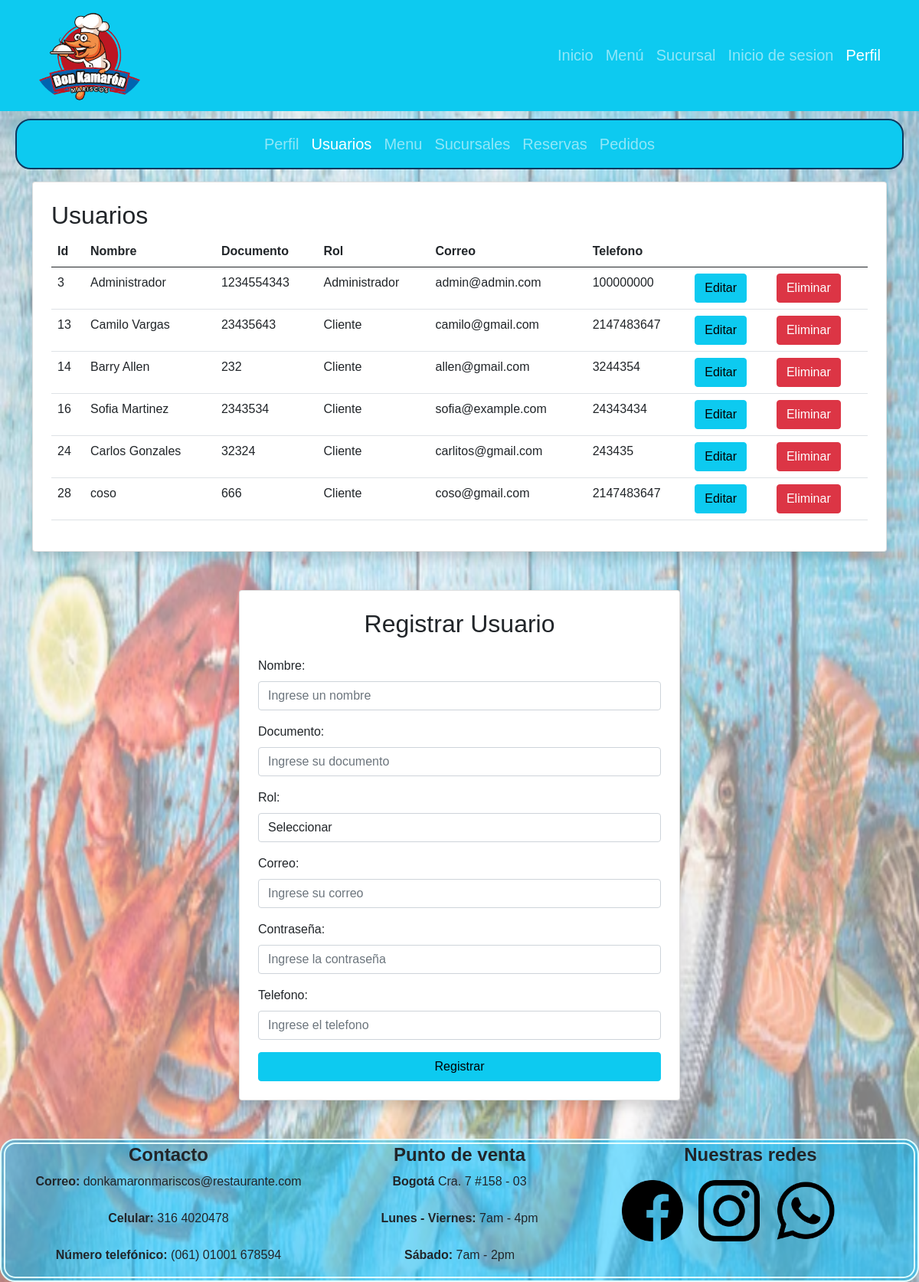
/vista/panel_usuarios.php, run on an earlier commit of the app's database.
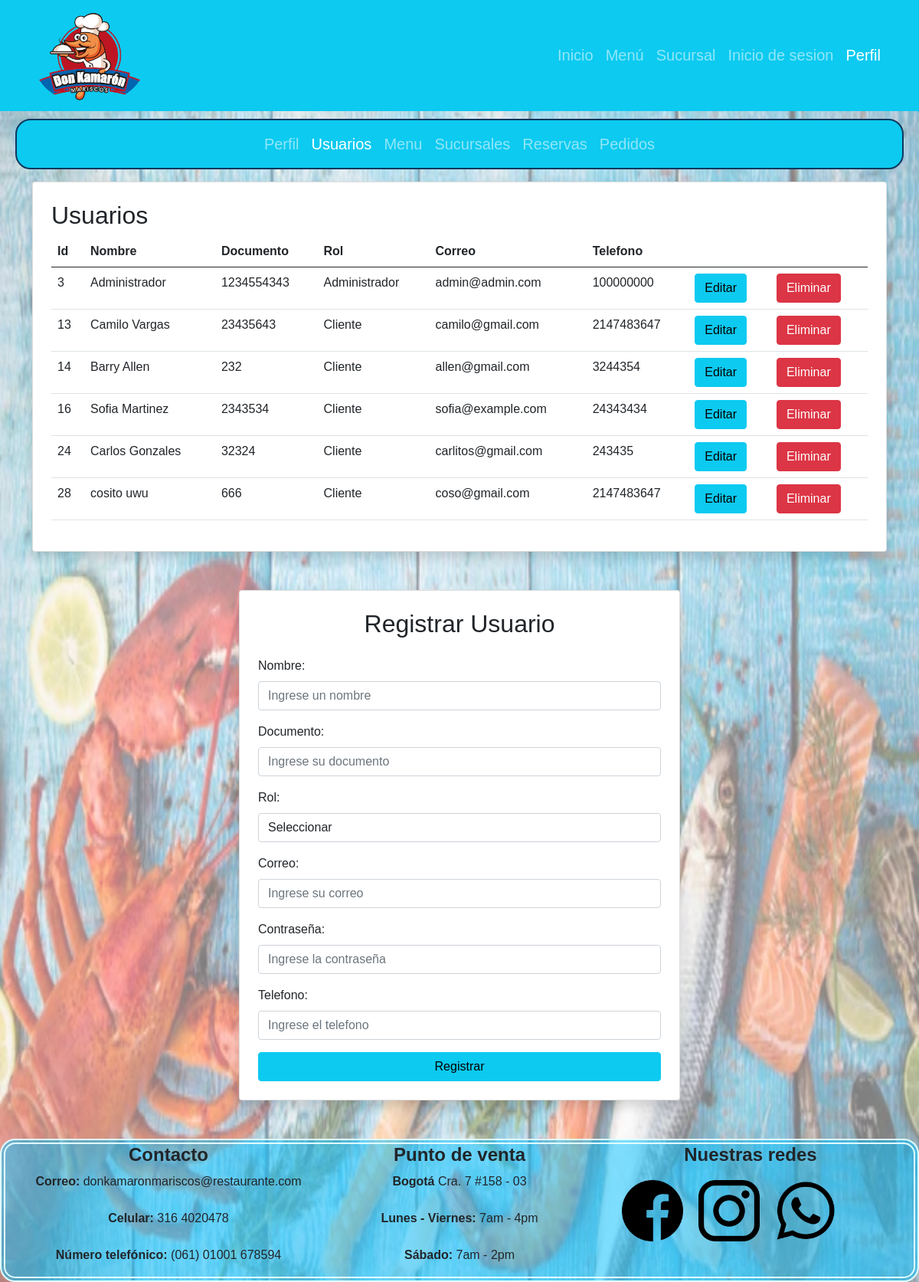
And on a later commit of the database.
### tables this page shows
CREATE TABLE `usuario` (
  `id_usuario` int(5) NOT NULL,
  `rol` varchar(20) DEFAULT NULL,
  `nombres` varchar(40) DEFAULT NULL,
  `documento` int(10) DEFAULT NULL,
  `telefono` int(10) DEFAULT NULL,
  `Correo` varchar(40) DEFAULT NULL,
  `contrasena` varchar(255) DEFAULT NULL
);

### configuracion/conexion.php (called while the page is built, shortened)
<?php
class Database{
    private static $host = "localhost";
    private static $user_name = "root";
    private static $db_name = "don_camaron";
    private static $password = "";
    private static $charset = "utf8mb4";
    private static $pdo = null;
    public static function connect(){
        if(self::$pdo === null){
            try{
                 $dn = "mysql:host=" . self::$host . ";dbname=" . self::$db_name . ";charset=" . self::$charset;
                self::$pdo = new PDO($dn, self::$user_name, self::$password);
                self::$pdo -> setAttribute(PDO::ATTR_ERRMODE, PDO::ERRMODE_EXCEPTION);
            }
            catch(PDOException $e){
                die("Error de conexion: " .$e -> getMessage());
            }
        }
        return self::$pdo;
    }
}
?>

### controlador/usuario_controlador.php (called while the page is built, shortened)
<?php
require_once "../configuracion/conexion.php";
require_once "../modelo/usuario.php";
Class Usuario_controlador{
    public function obtener_usuarios(){
        $usuario = new Usuario();
        return $usuario->listar_usuarios();
    }
}
?>

### modelo/usuario.php (called while the page is built, shortened)
<?php
require_once "../configuracion/conexion.php";
class Usuario{
    private $db;
    public function __construct() {
       $this -> db = Database::connect();
    }
    public function listar_usuarios() {
        $sql = "SELECT * FROM usuario";
        $stmt = $this->db->prepare($sql);
        $stmt->execute();
        $resu = $stmt->fetchAll(PDO::FETCH_ASSOC);
        return $resu;
    }
}
?>

### vista/panel_usuarios.php (the view, shortened to what the changed rows need)
<!DOCTYPE html>
<html lang="en">
<head>
    <link rel="stylesheet" href="./bootstrap-5.0.2-dist/css/bootstrap.min.css">
    <link rel="stylesheet" href="./css/style.css">
</head>
<body>
    <div class="container mt-3 mb-4">
        <div class="card shadow p-4">
            <h2>Usuarios</h2>
            <table class="table table-hover">
                <thead>
                    <tr>
                    <th>Id</th>
                    <th>Nombre</th>
                    <th>Documento</th>
                    <th>Rol</th>
                    <th>Correo</th>
                    <th>Telefono</th>
                    <th></th>
                    <th></th>
                </tr>
                </thead>
                <tbody>
                    <?php
                        require_once "../controlador/usuario_controlador.php";
                        $usuario_controlador = new Usuario_controlador();
                        $lista_usuarios = $usuario_controlador->obtener_usuarios();
                        foreach($lista_usuarios as $u){
                            echo "
                                <tr>
                                    <td>{$u['id_usuario']}</td>
                                    <td>{$u['nombres']}</td>
                                    <td>{$u['documento']}</td>
                                    <td>{$u['rol']}</td>
                                    <td>{$u['Correo']}</td>
                                    <td>{$u['telefono']}</td>
                                    <td>
                                    <a href='./editar_usuario.php?id_usuario={$u['id_usuario']}' class='btn btn-info'>Editar</a>
                                    </td>
                                    <td>
                                        <form action='../controlador/acciones_usuario.php?accion=eliminar'      method='POST' style='display:inline;'>
                                            <input type='hidden' name='id_usuario' value='{$u['id_usuario']}'>
                                            <button type='submit' class='btn btn-danger' onclick='return confirmarEliminar()'>Eliminar</button>
                                        </form>
                                    </td>
                                </tr>
                            ";
                        }
                    ?>
                </tbody>
            </table>
        </div>
    </div>
    <div class="container contact-container">
        <div class="card shadow p-4">
            <h2 class="text-center mb-4">Registrar Usuario</h2>
        </div>
    </div>
</body>
</html>

What changed in the data, as far as the page shows it:
changed usuario "coso@gmail.com": nombres "coso" → "cosito uwu"
